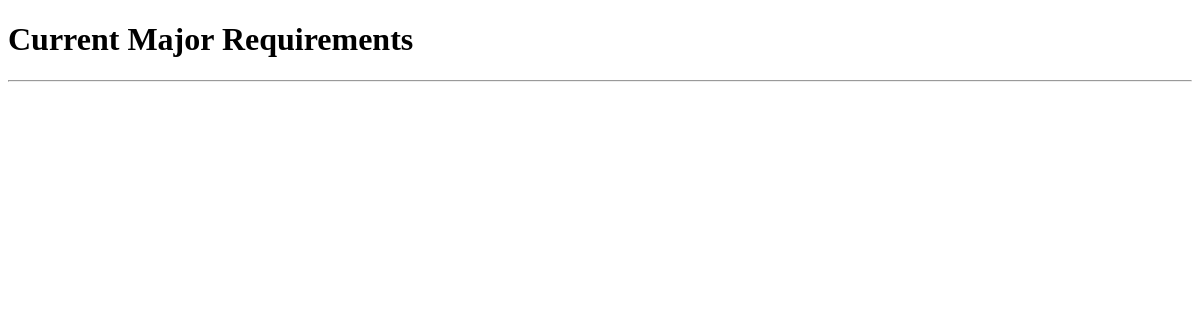
The page /degree_checklist/major_requirements_list on the database as committed earlier.
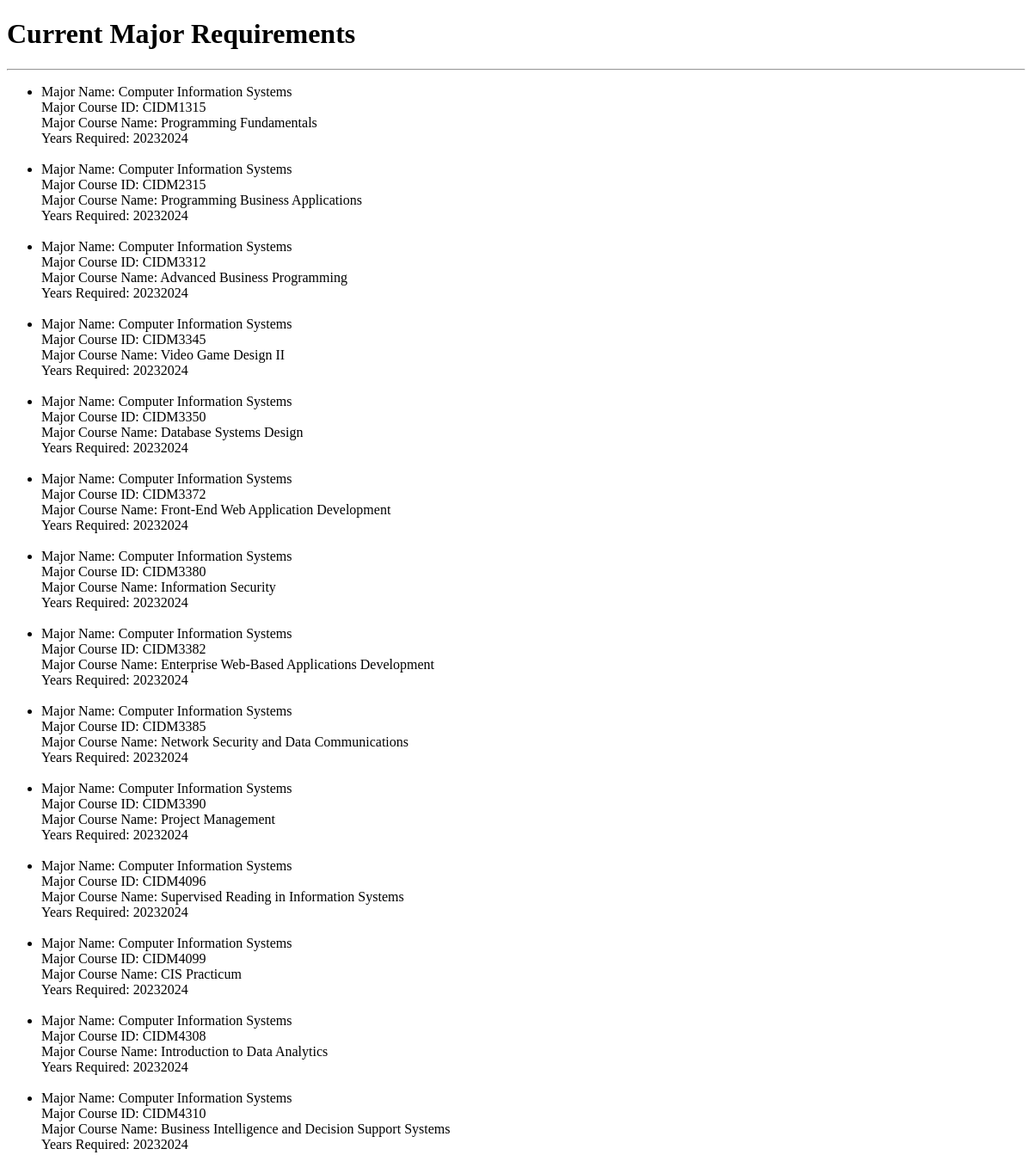
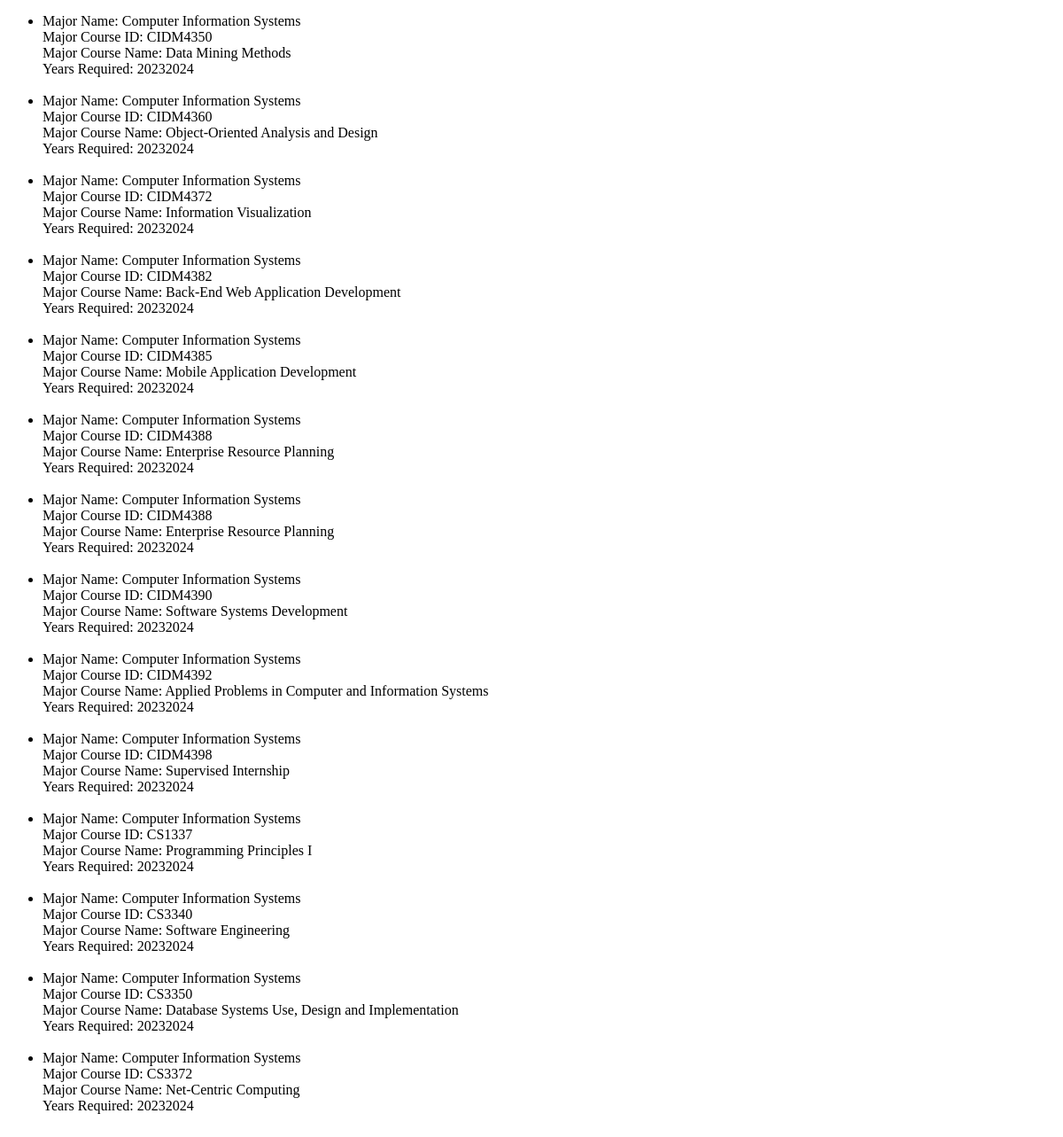
The same page on the database as committed later (2 pictures, top to bottom).
### degree_checklist/models.py (models this page shows, shortened)
class Major_Requirements(models.Model):
    MajorName = models.CharField(max_length=50, help_text="Major Name")
    MajCourseID = models.CharField(max_length=10, help_text="Course ID")
    MajCourseName = models.CharField(
        max_length=75, help_text="Course Name", null=True)
    YearsRequired = models.IntegerField(help_text="List of Years Required")

### degree_checklist/views.py (the view)
# urls.py: path('degree_checklist/major_requirements_list',
def major_requirements_list(request):
    context = {}
    context["major_requirements_list"] = Major_Requirements.objects.all().order_by(
        'MajorName', 'MajCourseID').values()
    return render(request, 'degree_checklist/major_requirements_list.html', context)

### degree_checklist/templates/degree_checklist/major_requirements_list.html (shortened to what this page needs)
<!doctype html>
<html lang="en">
<head>
</head>
<body>
    <h1>Current Major Requirements</h1>
    <hr>
    <ul>
        {% for item in major_requirements_list %}
        <li>
            <span>Major Name: </span> <span>{{ item.MajorName }}</span>
            <br>
            <span>Major Course ID: </span><span>{{ item.MajCourseID }}</span>
            <br>
            <span>Major Course Name: </span><span>{{ item.MajCourseName }}</span>
            <br>
            <span>Years Required: </span><span>{{ item.YearsRequired }}</span>
            <br>
        </li>
        <br>
        {% endfor %}
    </ul>
</body>
</html>

Rows that differ between the two databases and show on the page:
added Major_Requirements: MajorName "Computer Information Systems", MajCourseID "CIDM1315", MajCourseName "Programming Fundamentals", YearsRequired "20232024"
added Major_Requirements: MajorName "Computer Information Systems", MajCourseID "CIDM2315", MajCourseName "Programming Business Applications", YearsRequired "20232024"
added Major_Requirements: MajorName "Computer Information Systems", MajCourseID "CIDM3312", MajCourseName "Advanced Business Programming", YearsRequired "20232024"
added Major_Requirements: MajorName "Computer Information Systems", MajCourseID "CIDM3345", MajCourseName "Video Game Design II", YearsRequired "20232024"
added Major_Requirements: MajorName "Computer Information Systems", MajCourseID "CIDM3350", MajCourseName "Database Systems Design", YearsRequired "20232024"
added Major_Requirements: MajorName "Computer Information Systems", MajCourseID "CIDM3372", MajCourseName "Front-End Web Application Development", YearsRequired "20232024"
added Major_Requirements: MajorName "Computer Information Systems", MajCourseID "CIDM3380", MajCourseName "Information Security", YearsRequired "20232024"
added Major_Requirements: MajorName "Computer Information Systems", MajCourseID "CIDM3382", MajCourseName "Enterprise Web-Based Applications Development", YearsRequired "20232024"
added Major_Requirements: MajorName "Computer Information Systems", MajCourseID "CIDM3385", MajCourseName "Network Security and Data Communications", YearsRequired "20232024"
added Major_Requirements: MajorName "Computer Information Systems", MajCourseID "CIDM3390", MajCourseName "Project Management", YearsRequired "20232024"
added Major_Requirements: MajorName "Computer Information Systems", MajCourseID "CIDM4096", MajCourseName "Supervised Reading in Information Systems", YearsRequired "20232024"
added Major_Requirements: MajorName "Computer Information Systems", MajCourseID "CIDM4099", MajCourseName "CIS Practicum", YearsRequired "20232024"
added Major_Requirements: MajorName "Computer Information Systems", MajCourseID "CIDM4308", MajCourseName "Introduction to Data Analytics", YearsRequired "20232024"
added Major_Requirements: MajorName "Computer Information Systems", MajCourseID "CIDM4310", MajCourseName "Business Intelligence and Decision Support Systems", YearsRequired "20232024"
added Major_Requirements: MajorName "Computer Information Systems", MajCourseID "CIDM4350", MajCourseName "Data Mining Methods", YearsRequired "20232024"
added Major_Requirements: MajorName "Computer Information Systems", MajCourseID "CIDM4360", MajCourseName "Object-Oriented Analysis and Design", YearsRequired "20232024"
added Major_Requirements: MajorName "Computer Information Systems", MajCourseID "CIDM4372", MajCourseName "Information Visualization", YearsRequired "20232024"
added Major_Requirements: MajorName "Computer Information Systems", MajCourseID "CIDM4382", MajCourseName "Back-End Web Application Development", YearsRequired "20232024"
added Major_Requirements: MajorName "Computer Information Systems", MajCourseID "CIDM4385", MajCourseName "Mobile Application Development", YearsRequired "20232024"
added Major_Requirements: MajorName "Computer Information Systems", MajCourseID "CIDM4388", MajCourseName "Enterprise Resource Planning", YearsRequired "20232024"
added Major_Requirements: MajorName "Computer Information Systems", MajCourseID "CIDM4388", MajCourseName "Enterprise Resource Planning", YearsRequired "20232024"
added Major_Requirements: MajorName "Computer Information Systems", MajCourseID "CIDM4390", MajCourseName "Software Systems Development", YearsRequired "20232024"
added Major_Requirements: MajorName "Computer Information Systems", MajCourseID "CIDM4392", MajCourseName "Applied Problems in Computer and Information Systems", YearsRequired "20232024"
added Major_Requirements: MajorName "Computer Information Systems", MajCourseID "CIDM4398", MajCourseName "Supervised Internship", YearsRequired "20232024"
added Major_Requirements: MajorName "Computer Information Systems", MajCourseID "CS1337", MajCourseName "Programming Principles I", YearsRequired "20232024"
added Major_Requirements: MajorName "Computer Information Systems", MajCourseID "CS3340", MajCourseName "Software Engineering", YearsRequired "20232024"
added Major_Requirements: MajorName "Computer Information Systems", MajCourseID "CS3350", MajCourseName "Database Systems Use, Design and Implementation", YearsRequired "20232024"
added Major_Requirements: MajorName "Computer Information Systems", MajCourseID "CS3372", MajCourseName "Net-Centric Computing", YearsRequired "20232024"
